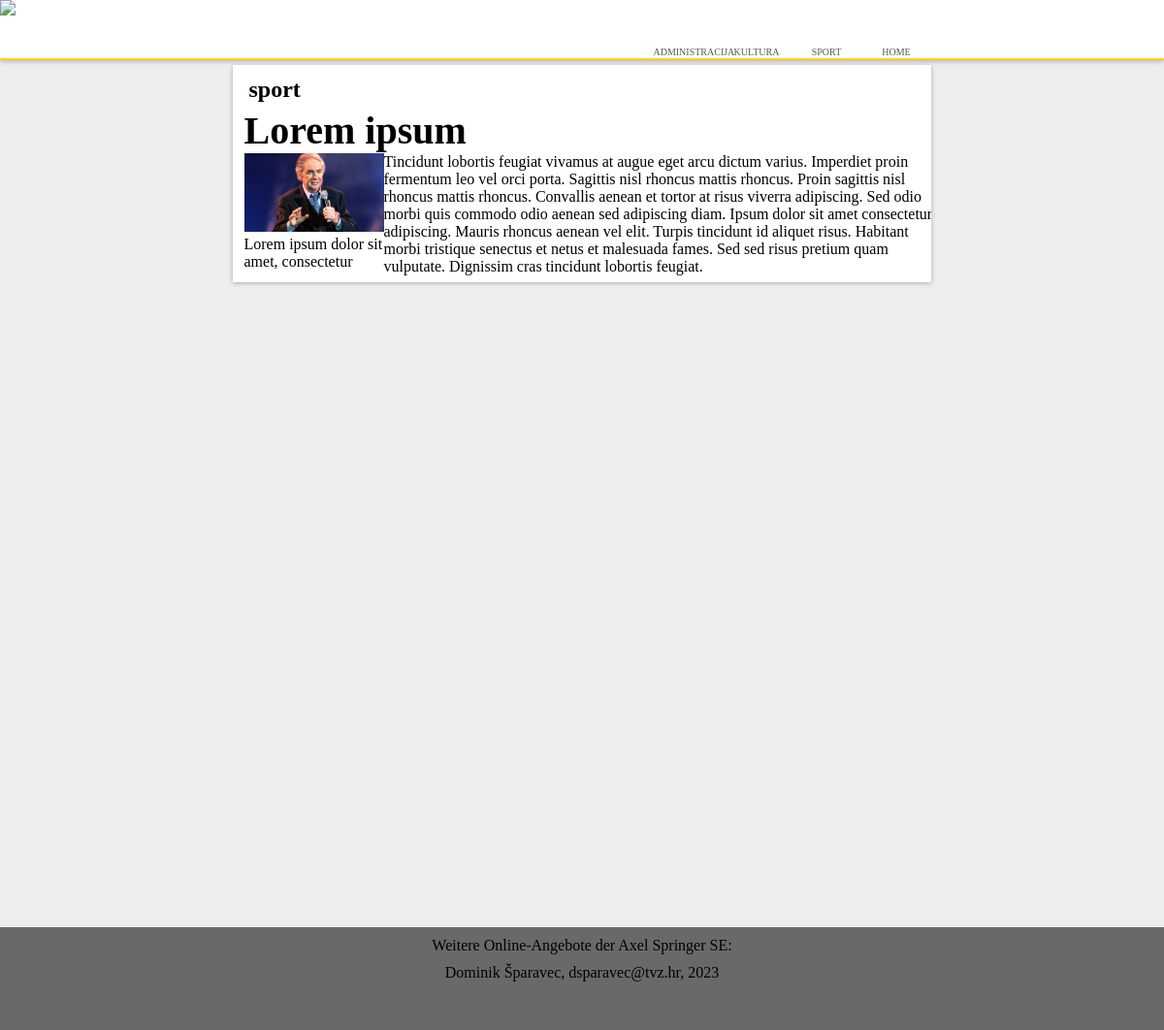
Screenshot of /clanak.php?id=6 with the database file from the repository.
### tables this page shows
CREATE TABLE `vijesti` (
  `id` int(11) NOT NULL,
  `datum` varchar(32) NOT NULL,
  `naslov` varchar(64) NOT NULL,
  `sazetak` text NOT NULL,
  `sadrzaj` text NOT NULL,
  `slika` varchar(64) NOT NULL,
  `kategorija` varchar(64) NOT NULL,
  `arhiva` tinyint(1) NOT NULL
);

### clanak.php (the view, shortened to what this page needs)
<?php
	include 'povezi.php';
	$query = "SELECT * FROM vijesti WHERE id = $_GET[id]";
	$result = mysqli_query($dbc, $query);
	$row = mysqli_fetch_array($result);
?>
<!DOCTYPE html>
<html>
	<head>
		<link rel = "stylesheet" type = "text/css" href = "style.css">
	</head>
	<body class = "clanak">
		<header>
			<figure>
				<img src = "img/BZ_logo.png">
			</figure>
			<nav>
				<ul>
					<li><a href="index.php">HOME</a></li>
					<li><a href="kategorija.php?id=sport">SPORT</a></li>
					<li><a href="kategorija.php?id=kultura">KULTURA</a></li>
					<li><a href="administrator.php">ADMINISTRACIJA</a></li>
				</ul>
			</nav>
		</header>
		<main>
			<section>
				<article>
					<h2><?php echo $row['kategorija'];?></h2>
					<h1><?php echo $row['naslov'];?></h1>
					<figure><img src="img/<?php echo $row['slika'];?>">
						<figcaption><?php echo $row['sazetak'];?></figcaption>
					</figure>
					<p><?php echo $row['sadrzaj'];?></p>
				</article>
			</section>
		</main>
		<footer>
			<div class = "footer">
				<p>Weitere Online-Angebote der Axel Springer SE:</p>
				<p>Dominik Šparavec, dsparavec@tvz.hr, 2023</p>
			</div>
		</footer>
	</body>
</html>

### style.css (style rules this page uses)
* { margin: 0; padding: 0; }
body { background-color: rgb(238,238,238); height: 1000px; }
header, section { box-shadow: 0px 1px 5px #aaaaaa; }
header { width: 100%; height: 6%; background-color: white; position: relative; border-bottom: 2px solid rgb(255, 213, 27); }
header figure { width:50px; margin: 0 auto; float: left; }
header figure img { width: 35%; }
img { width:100%; }
nav { display: block; width: 60%; position: absolute; bottom: 0px; margin: 0 auto; margin-left: 20%; margin-right: 20%; }
nav ul { width: 50%; float: right; list-style-type: none; }
li { float: right; width: 20%; text-align: center; }
li a { text-decoration: none; display: block; font-size: 10px; padding: 2%; background-color: white; }
li a:last-child { border-right: none; }
li a:link, li a:visited { color: rgb(89,84,84); }
main { width: 100%; height: 100%; overflow: auto; position: relative; }
section { clear: both; width: 60%; overflow: auto; margin: 5px auto 20px; background-color: white; }
h2 { width: 100%; text-align: left; padding: 5px; }
article { width: 100%; margin: 1% 1.6%; float: left; }
article figure { float: left; width:20%; }
article figure img { width: 100%; }
footer { clear: both; background-color: rgb(105,105,105); height: 10%; width: 100%; position:fixed; bottom: 0px; }
.footer { width: 60%; height: 100%; margin: 0 auto; background-color: rgb(105,105,105); }
.footer p { text-align: center; padding-top: 10px; }
.clanak h1 { font-size: 40px; }
.clanak article { width: 100%; }

### rows the page displays
vijesti: kategorija "sport", naslov "Lorem ipsum", slika (picture), sazetak "Lorem ipsum dolor sit amet, consectetur", sadrzaj "Tincidunt lobortis feugiat vivamus at augue eget arcu dictum varius. Imperdiet proin fermentum leo vel orci porta. Sagittis nisl rhoncus mattis rhoncus. Proin sagittis nisl rhoncus mattis rhoncus. Convallis aenean et tortor at risus viverra adipiscing. Sed odio morbi quis commodo odio aenean sed adipiscing diam. Ipsum dolor sit amet consectetur adipiscing. Mauris rhoncus aenean vel elit. Turpis tincidunt id aliquet risus. Habitant morbi tristique senectus et netus et malesuada fames. Sed sed risus pretium quam vulputate. Dignissim cras tincidunt lobortis feugiat."
